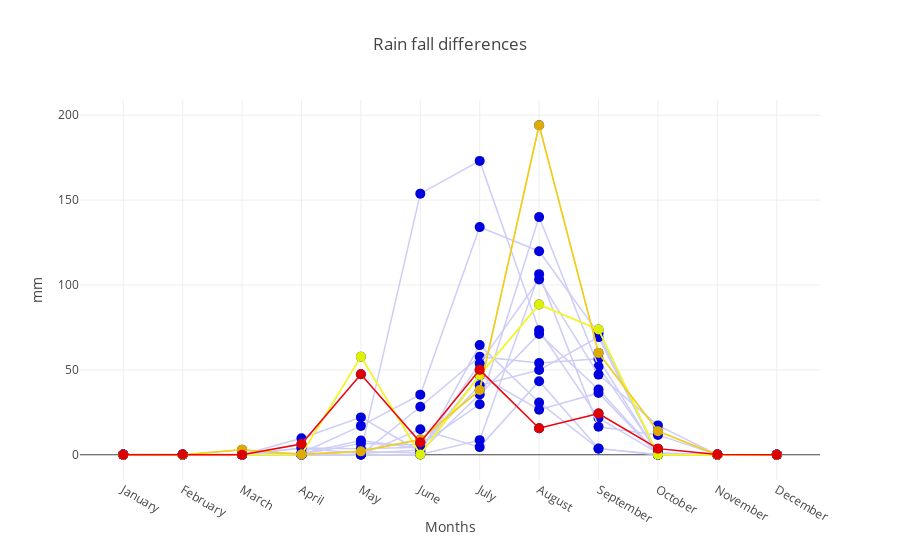

Write notebook code for a chart like this one.
### Code cell
old_rain = mean_years(df_rain_fall, 2004, 2013)
more_no_new_rain = mean_years(df_rain_fall, 2015, 2015)
no_new_rain = mean_years(df_rain_fall, 2016, 2016)
new_rain = mean_years(df_rain_fall, 2017, 2017)
years = range(2004, 2018)
graphs = []
legends = []
for i in years:
    graphs.append(mean_years(df_rain_fall, i, i))
    legends.append(str(i))

#graph_lines([old_rain, new_rain], "Rain fall differences", "Months", "mm", ["2004-2013", "2014-2017"])
fig = graph_lines(graphs, "Rain fall differences", "Months", "mm", legends)
fig['data'].append({
                "x": more_no_new_rain.index.values,
                "y": more_no_new_rain.values,
                "mode": "lines+markers",
                "line": {
                    #"color": 'rgb(205,238,205)',
                    "color": 'rgb(248,268,0)',
                    "width": 1.5
                },
                "marker": {
                    "size": 10,
                    #"color": 'rgb(0,142,0)',
                    "color": 'rgb(222,242,0)',
                }
            })
fig['data'].append({
                "x": no_new_rain.index.values,
                "y": no_new_rain.values,
                "mode": "lines+markers",
                "line": {
                    #"color": 'rgb(205,238,205)',
                    "color": 'rgb(248,208,0)',
                    "width": 1.5
                },
                "marker": {
                    "size": 10,
                    #"color": 'rgb(0,142,0)',
                    "color": 'rgb(222,172,0)',
                }
            })
fig['data'].append({
                "x": new_rain.index.values,
                "y": new_rain.values,
                "mode": "lines+markers",
                "line": {
                    #"color": 'rgb(205,238,205)',
                    "color": 'rgb(248,0,0)',
                    "width": 1.5
                },
                "marker": {
                    "size": 10,
                    #"color": 'rgb(0,142,0)',
                    "color": 'rgb(222,0,0)',
                }
            })
iplot(fig)

### Figure 1 — Plotly figure (JSON) as saved in the notebook; plotly's stock layout.template omitted (floating-point values rounded to 4 significant figures)
{"data": [{"line": {"color": "rgb(205,205,248)", "width": 1.5}, "marker": {"color": "rgb(0,0,222)", "size": 10}, "mode": "lines+markers", "name": "2004", "x": ["January", "February", "March", "April", "May", "June", "July", "August", "September", "October", "November", "December"], "y": [0.1, 0, 0, 0, 0, 28.3, 57.8, 54, 56.5, 0.1, 0.1, 0]}, {"line": {"color": "rgb(205,205,248)", "width": 1.5}, "marker": {"color": "rgb(0,0,222)", "size": 10}, "mode": "lines+markers", "name": "2005", "x": ["January", "February", "March", "April", "May", "June", "July", "August", "September", "October", "November", "December"], "y": [0.1, 0, 0.1, 1, 17, 35.4, 134.1, 119.9, 71.5, 0.1, 0, 0]}, {"line": {"color": "rgb(205,205,248)", "width": 1.5}, "marker": {"color": "rgb(0,0,222)", "size": 10}, "mode": "lines+markers", "name": "2006", "x": ["January", "February", "March", "April", "May", "June", "July", "August", "September", "October", "November", "December"], "y": [0, 0, 0, 0.1, 6.7, 5.8, 29.7, 140, 51.9, 1, 0, 0]}, {"line": {"color": "rgb(205,205,248)", "width": 1.5}, "marker": {"color": "rgb(0,0,222)", "size": 10}, "mode": "lines+markers", "name": "2007", "x": ["January", "February", "March", "April", "May", "June", "July", "August", "September", "October", "November", "December"], "y": [0, 0, 0, 0.1, 2, 153.8, 173.1, 73.4, 21.7, 1, 0, 0]}, {"line": {"color": "rgb(205,205,248)", "width": 1.5}, "marker": {"color": "rgb(0,0,222)", "size": 10}, "mode": "lines+markers", "name": "2008", "x": ["January", "February", "March", "April", "May", "June", "July", "August", "September", "October", "November", "December"], "y": [0, 0, 0, 9.7, 22, 1.9, 35.5, 71.2, 38.4, 0.5, 0, 0]}, {"line": {"color": "rgb(205,205,248)", "width": 1.5}, "marker": {"color": "rgb(0,0,222)", "size": 10}, "mode": "lines+markers", "name": "2009", "x": ["January", "February", "March", "April", "May", "June", "July", "August", "September", "October", "November", "December"], "y": [0, 0, 0, 0.1, 1.9, 1, 64.6, 30.8, 3.6, 0, 0, 0]}, {"line": {"color": "rgb(205,205,248)", "width": 1.5}, "marker": {"color": "rgb(0,0,222)", "size": 10}, "mode": "lines+markers", "name": "2010", "x": ["January", "February", "March", "April", "May", "June", "July", "August", "September", "October", "November", "December"], "y": [0, 0.1, 0, 4, 3.5, 4.4, 40.9, 49.9, 69.3, 0, 0, 0]}, {"line": {"color": "rgb(205,205,248)", "width": 1.5}, "marker": {"color": "rgb(0,0,222)", "size": 10}, "mode": "lines+markers", "name": "2011", "x": ["January", "February", "March", "April", "May", "June", "July", "August", "September", "October", "November", "December"], "y": [0, 0, 0, 0.7, 8.4, 3.7, 46.7, 26.5, 36.4, 0.1, 0, 0]}, {"line": {"color": "rgb(205,205,248)", "width": 1.5}, "marker": {"color": "rgb(0,0,222)", "size": 10}, "mode": "lines+markers", "name": "2012", "x": ["January", "February", "March", "April", "May", "June", "July", "August", "September", "October", "November", "December"], "y": [0, 0, 0, 0, 0.1, 15, 4.5, 43.3, 3.7, 0.1, 0, 0]}, {"line": {"color": "rgb(205,205,248)", "width": 1.5}, "marker": {"color": "rgb(0,0,222)", "size": 10}, "mode": "lines+markers", "name": "2013", "x": ["January", "February", "March", "April", "May", "June", "July", "August", "September", "October", "November", "December"], "y": [0, 0, 0, 0, 0, 0.1, 8.6, 106.4, 16.5, 11.7, 0, 0]}, {"line": {"color": "rgb(205,205,248)", "width": 1.5}, "marker": {"color": "rgb(0,0,222)", "size": 10}, "mode": "lines+markers", "name": "2014", "x": ["January", "February", "March", "April", "May", "June", "July", "August", "September", "October", "November", "December"], "y": [0, 0, 0.1, 3.8, 0.8, 2.8, 53.8, 103.3, 47.2, 17.3, 0, 0]}, {"line": {"color": "rgb(205,205,248)", "width": 1.5}, "marker": {"color": "rgb(0,0,222)", "size": 10}, "mode": "lines+markers", "name": "2015", "x": ["January", "February", "March", "April", "May", "June", "July", "August", "September", "October", "November", "December"], "y": [0, 0, 0, 0.1, 57.8, 0.1, 47, 88.5, 73.8, 0, 0, 0]}, {"line": {"color": "rgb(205,205,248)", "width": 1.5}, "marker": {"color": "rgb(0,0,222)", "size": 10}, "mode": "lines+markers", "name": "2016", "x": ["January", "February", "March", "April", "May", "June", "July", "August", "September", "October", "November", "December"], "y": [0, 0, 3, 0.1, 2, 9, 38.1, 194.1, 60, 13.9, 0, 0]}, {"line": {"color": "rgb(205,205,248)", "width": 1.5}, "marker": {"color": "rgb(0,0,222)", "size": 10}, "mode": "lines+markers", "name": "2017", "x": ["January", "February", "March", "April", "May", "June", "July", "August", "September", "October", "November", "December"], "y": [0, 0.1, 0, 6.3, 47.4, 7.3, 50, 15.6, 24.3, 3.6, 0.1, 0]}, {"line": {"color": "rgb(248,268,0)", "width": 1.5}, "marker": {"color": "rgb(222,242,0)", "size": 10}, "mode": "lines+markers", "x": ["January", "February", "March", "April", "May", "June", "July", "August", "September", "October", "November", "December"], "y": [0, 0, 0, 0.1, 57.8, 0.1, 47, 88.5, 73.8, 0, 0, 0]}, {"line": {"color": "rgb(248,208,0)", "width": 1.5}, "marker": {"color": "rgb(222,172,0)", "size": 10}, "mode": "lines+markers", "x": ["January", "February", "March", "April", "May", "June", "July", "August", "September", "October", "November", "December"], "y": [0, 0, 3, 0.1, 2, 9, 38.1, 194.1, 60, 13.9, 0, 0]}, {"line": {"color": "rgb(248,0,0)", "width": 1.5}, "marker": {"color": "rgb(222,0,0)", "size": 10}, "mode": "lines+markers", "x": ["January", "February", "March", "April", "May", "June", "July", "August", "September", "October", "November", "December"], "y": [0, 0.1, 0, 6.3, 47.4, 7.3, 50, 15.6, 24.3, 3.6, 0.1, 0]}], "layout": {"showlegend": false, "title": "Rain fall differences", "xaxis": {"title": "Months"}, "yaxis": {"title": "mm"}}}
